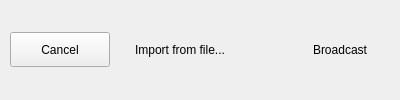
    <widget class="QWidget" name="widget_2" native="true">
     <property name="maximumSize">
      <size>
       <width>16777215</width>
       <height>16777215</height>
      </size>
     </property>
     <property name="buttonBar" stdset="0">
      <bool>true</bool>
     </property>
     <layout class="QHBoxLayout" name="horizontalLayout_2">
      <property name="spacing">
       <number>10</number>
      </property>
      <property name="leftMargin">
       <number>10</number>
      </property>
      <property name="topMargin">
       <number>10</number>
      </property>
      <property name="rightMargin">
       <number>10</number>
      </property>
      <property name="bottomMargin">
       <number>10</number>
      </property>
      <item>
       <widget class="QPushButton" name="pushButtonCancel">
        <property name="minimumSize">
         <size>
          <width>100</width>
          <height>35</height>
         </size>
        </property>
        <property name="text">
         <string>Cancel</string>
        </property>
        <property name="autoDefault">
         <bool>false</bool>
        </property>
       </widget>
      </item>
      <item>
       <widget class="QPushButton" name="pushButtonImport">
        <property name="minimumSize">
         <size>
          <width>120</width>
          <height>35</height>
         </size>
        </property>
        <property name="text">
         <string>Import from file...</string>
        </property>
        <property name="autoDefault">
         <bool>false</bool>
        </property>
        <property name="flat">
         <bool>true</bool>
        </property>
       </widget>
      </item>
      <item>
       <spacer name="horizontalSpacer">
        <property name="orientation">
         <enum>Qt::Horizontal</enum>
        </property>
        <property name="sizeHint" stdset="0">
         <size>
          <width>40</width>
          <height>20</height>
         </size>
        </property>
       </spacer>
      </item>
      <item>
       <widget class="QPushButton" name="pushButtonCreate">
        <property name="minimumSize">
         <size>
          <width>100</width>
          <height>35</height>
         </size>
        </property>
        <property name="text">
         <string>Broadcast</string>
        </property>
        <property name="autoDefault">
         <bool>true</bool>
        </property>
        <property name="default">
         <bool>true</bool>
        </property>
        <property name="flat">
         <bool>true</bool>
        </property>
       </widget>
      </item>
     </layout>
    </widget>
